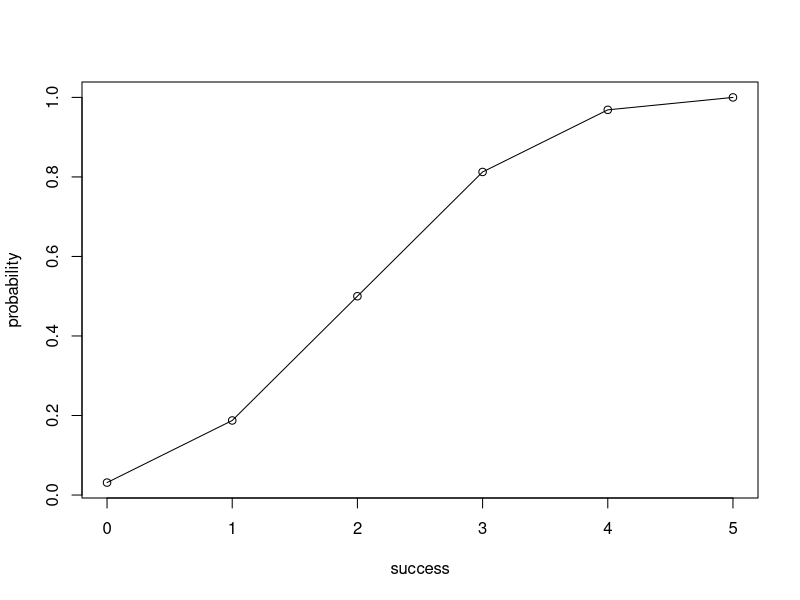

Write R code to recreate this figure. (Note: this script raises an error after producing the figure.)
# title: Check Prob
# description: check prob valid
# param: prob: probability
# return: validity
check_prob <- function(prob) {
  if(prob < 0 | prob > 1) {
    stop("Invalid prob value")
  }
  else {return(T)}
}

# title: Check trials
# description: check number of trials valid
# param: trials: number of trials
# return: validity
check_trials <- function(trials) {
  if(trials < 0) {
    stop("invalid trial value")
  }
  else {return(T)}
}

# title: Check Success
# description: check number of successes valid
# param: success: vector of number of successes
# param: trials: number of trials
# return: validity
check_success <- function(success, trials) {
  for(s in success) {
    if(s < 0) {
      stop("Invalid success value")
    }
    else if(s > trials) {
      stop("success cannot be greater than trials")
    }
  }
  return(T)
}

# title: Auxiliary Mean
# description: Gets mean
# param: trials: number of trials
# param: prob: probability
# return: mean
aux_mean <- function(trials, prob) {
  return(trials * prob)
}

# title: Auxiliary Variance
# description: Gets variance
# param: trials: number of trials
# param: prob: probability
# return: variance
aux_variance <- function(trials, prob) {
  return(trials * prob * (1 - prob))
}

# title: Auxiliary Mode
# description: Gets mode
# param: trials: number of trials
# param: prob: probability
# return: mode
aux_mode <- function(trials, prob) {
  return(floor(trials * prob + prob))
}

# title: Auxiliary Skewness
# description: Gets skewness
# param: trials: number of trials
# param: prob: probability
# return: skewness
aux_skewness <- function(trials, prob) {
  return((1- 2*prob)/sqrt(trials * prob*(1 - prob)))
}

# title: Auxiliary Kurtosis
# description: Gets kurtosis
# param: trials: number of trials
# param: prob: probability
# return: kurtosis
aux_kurtosis <- function(trials, prob) {
  return((1- 6*prob*(1 - prob))/(trials * prob*(1 - prob)))
}

aux_mean(10, 0.3)
aux_variance(10, 0.3)
aux_mode(10, 0.3)
aux_skewness(10, 0.3)
aux_kurtosis(10, 0.3)

#' @title bin choose
#' @description combination n choose k
#' @param n number to choose from
#' @param k number selected
#' @return number of combinations
#' @export
#' @examples
#' bin_choose(5,2)
#' bin_choose(5,1:3)
#' bin_choose(5,0)
bin_choose <- function(n, k) {
  if(k > n) {
    stop("k cannot be greater than n")
  }
  return(factorial(n)/(factorial(k) * factorial(n - k)))
}

#' @title bin probability
#' @description binominal probability
#' @param success number of successes
#' @param trials number of trials
#' @param prob probability of success
#' @return probability
#' @export
#' @examples
#' # probability of getting 2 successes in 5 trials
#' # (assuming prob of success = 0.5) 
#' bin_probability(success = 2, trials = 5, prob = 0.5)
#'
#' # probabilities of getting 2 or less successes in 5 trials 
#' # (assuming prob of success = 0.5)
#' bin_probability(success = 0:2, trials = 5, prob = 0.5)
#' 
#' # 55 heads in 100 tosses of a loaded coin with 45% chance of heads
#' bin_probability(success = 55, trials = 100, prob = 0.45)
bin_probability <- function(success, trials, prob) {
  if(check_trials(trials) & check_prob(prob) & check_success(success, trials)) {
    return(bin_choose(trials, success)*prob^(success)*(1 - prob)^(trials - success))
  }
}

#' @title bin distribution
#' @description binominal distribution
#' @param trials number of trials
#' @param prob probability of success
#' @return distribution
#' @export
#' @examples
#' bin_distribution(5, 0.5)
#' bin_distribution(7, 0.3)
bin_distribution <- function(trials, prob) {
  probs <- rep(0,trials + 1)
  for(k in 0:trials) {
    probs[k+1] = bin_probability(k, trials, prob)
  }
  result = data.frame("success" = 0:trials, "probability" = probs)
  class(result) <- c("bindis", "data.frame")
  return(result)
}

#' @export
plot.bindis <- function(dis) {
  return(barplot(dis$probability, names.arg = dis$success))
}

#' @title bin cumlative
#' @description binominal cumulative
#' @param trials number of trials
#' @param prob probability of success
#' @return cumulative
#' @export
#' @examples
#' bin_cumulative(5, 0.5)
#' bin_cumulative(7, 0.3)
bin_cumulative <- function(trials, prob) {
  result <- bin_distribution(trials, prob)
  culs <- rep(0, trials)
  culs[1] <- result[1,2]
  for(k in 1:trials + 1) {
    culs[k] <- result[k,2] + culs[k-1]
  }
  result$cumulative <- culs
  class(result) <- c("bincum", "data.frame")
  return(result)
}

#' @export
plot.bincums <- function(dis) {
  return(plot(dis$success, dis$cumulative, type="o", xlab = "success", ylab = "probability"))
}

plot.bincums(bin_cumulative(5, 0.5))

#' @title bin variable
#' @description binominal random variable
#' @param trials number of trials
#' @param prob probability of success
#' @return random variable object
#' @export
#' @examples
#' bin_variable(5, 0.5)
#' bin_variable(7, 0.3)
bin_variable <- function(trials, prob) {
  if(check_trials(trials) & check_prob(prob)) {
    result <- list(trials, prob)
    names(result) <- c("trials", "prob")
    class(result) <- c("binvar")
    return(result)
  }
}

#' @export
cat("Binominal Variable\n\nParamaters \n - number of trials:", (bin_variable(5,0.5)[[1]]), "\n - prob of success:", (bin_variable(5,0.5)[[2]]))
bin_variable(5,0.5)[1]
print.binvar <- function(var) {
  cat("Binominal Variable\n\nParamaters \n - number of trials:", var[[1]], "\n - prob of success:", var[[2]])
}
bin_variable(5, 0.5)

#' @export
summary.binvar <- function(var) {
  result = list(var[[1]], var[[2]], aux_mean(var[[1]], var[[2]]), aux_variance(var[[1]], var[[2]]), aux_mode(var[[1]], var[[2]]), aux_skewness(var[[1]], var[[2]]), aux_kurtosis(var[[1]], var[[2]])) 
}

#' @export
print.summary.binvar <- function(var) {
  summary <- summary.binvar(var)
  cat("Summary Binominal\n\nParamaters \n - number of trials:", var[[1]], "\n - prob of success:", var[[2]], "\nMeasures\n - mean:", summary[[1]], "\n - varience:", summary[[2]], "\n - mode:", summary[[3]],"\n - skewness:", summary[[4]],"\n - kurtosis:", summary[[5]] )
}
print.summary.binvar(var1sum)

#' @title bin mean
#' @description binominal mean
#' @param trials number of trials
#' @param prob probability of success
#' @return mean
#' @export
#' @examples
#' bin_mean(5, 0.5)
#' bin_mean(10, 0.3)
bin_mean <- function(trials, prob) {
  if(check_trials(trials) & check_prob(prob)) {
    return(aux_mean(trials,prob))
  }
}

#' @title bin variance
#' @description binominal variance
#' @param trials number of trials
#' @param prob probability of success
#' @return variance
#' @export
#' @examples
#' bin_variance(5, 0.5)
#' bin_variance(10, 0.3)
bin_variance <- function(trials, prob) {
  if(check_trials(trials) & check_prob(prob)) {
    return(aux_variance(trials,prob))
  }
}

#' @title bin mode
#' @description binominal mode
#' @param trials number of trials
#' @param prob probability of success
#' @return mode
#' @export
#' @examples
#' bin_mode(5, 0.5)
#' bin_mode(10, 0.3)
bin_mode <- function(trials, prob) {
  if(check_trials(trials) & check_prob(prob)) {
    return(aux_mode(trials,prob))
  }
}

#' @title bin skewness
#' @description binominal skewness
#' @param trials number of trials
#' @param prob probability of success
#' @return skewness
#' @export
#' @examples
#' bin_skewness(5, 0.5)
#' bin_skewness(10, 0.3)
bin_skewness <- function(trials, prob) {
  if(check_trials(trials) & check_prob(prob)) {
    return(aux_skewness(trials,prob))
  }
}

#' @title bin kurtosis
#' @description binominal kurtosis
#' @param trials number of trials
#' @param prob probability of success
#' @return kurtosis
#' @export
#' @examples
#' bin_kurtosis(5, 0.5)
#' bin_kurtosis(10, 0.3)
bin_kurtosis <- function(trials, prob) {
  if(check_trials(trials) & check_prob(prob)) {
    return(aux_kurtosis(trials,prob))
  }
}

bin_mean(10, 0.3)
bin_kurtosis(10, 0.3)
